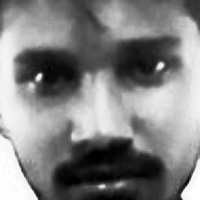
#> input picture dataset/Ariya/1.jpg, 200 x 200 px, given in place of the camera
$ python capture.py
#> lines starting #> are read from the running program, lines starting #| are printed output that depends on the picture; after the words box and inside, x2 and y2 are one past the last pixel; in counts of white or black regions, pixels touching at a corner belong together
import cv2
import os
import time

def main():
    # Ask user for their name via input()
    name = input("Enter name for enrollment: ").strip()
#> the answer given: dataset/Ariya/1.jpg
    if not name:
        print("Name cannot be empty.")
        return

    # Create dataset/<name>/ if it doesn't exist
    dataset_dir = os.path.join("dataset", name)
    os.makedirs(dataset_dir, exist_ok=True)

    # Load haarcascade_frontalface_default.xml from cv2.data.haarcascades
    cascade_path = os.path.join(cv2.data.haarcascades, "haarcascade_frontalface_default.xml")
    face_cascade = cv2.CascadeClassifier(cascade_path)
    if face_cascade.empty():
        print("Failed to load Haar cascade.")
        return

    # Open webcam with cv2.VideoCapture(0)
    cap = cv2.VideoCapture(0)
    if not cap.isOpened():
        print("Error: Could not open the webcam.")
        return

    count = 0
    total_images = 50
    last_capture_time = time.time() - 1  # allows immediate first capture

    print(f"Look at the camera. Starting capture for '{name}'...")

    while count < total_images:
        ret, frame = cap.read()
#> frame is the input picture: shape (200, 200, 3); min 0, max 255, mean 129.5
        if not ret:
            print("Failed to access camera frame.")
            break

        # Convert to grayscale before face detection
        gray_frame = cv2.cvtColor(frame, cv2.COLOR_BGR2GRAY)

        # Detect faces each frame using detectMultiScale
        faces = face_cascade.detectMultiScale(
            gray_frame,
            scaleFactor=1.1,
            minNeighbors=5,
            minSize=(60, 60)
        )
#> faces = ()

        display_frame = frame.copy()

        # Iterate over detected faces
        for (x, y, w, h) in faces:
            # Show a live bounding box around the detected face
            cv2.rectangle(display_frame, (x, y), (x+w, y+h), (255, 0, 0), 2)

            current_time = time.time()
            # Save one image per second
            if current_time - last_capture_time >= 1.0:
                # Capture cropped face image and resize to 200x200 px
                face_crop = gray_frame[y:y+h, x:x+w]
                face_resized = cv2.resize(face_crop, (200, 200))

                # Apply Histogram Equalization to standardize lighting
                face_resized = cv2.equalizeHist(face_resized)

                count += 1

                # Save as 1.jpg through 30.jpg
                img_path = os.path.join(dataset_dir, f"{count}.jpg")
                cv2.imwrite(img_path, face_resized)

                last_capture_time = current_time
                print(f"Captured image {count}/{total_images}")

            # Only process one face for the primary user
            break
#> this loop made 0 passes
#> after the loop, count = 0; last_capture_time = 1.8e+09

        # Show a 'Captured: X/30' countdown overlay on screen
        cv2.putText(
            display_frame,
            f"Captured: {count}/{total_images}",
            (20, 40),
            cv2.FONT_HERSHEY_SIMPLEX,
            1, (0, 255, 0), 2
        )
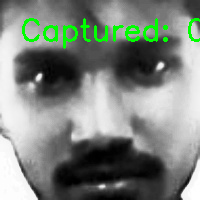
#> display_frame: shape (200, 200, 3); 2.96% of pixels changed, all inside (x1, y1, x2, y2) = (22, 18, 200, 49)

        cv2.imshow('Face Enrollment', display_frame)

        # Allow user to quit early
        if cv2.waitKey(1) & 0xFF == ord('q'):
#> (key q is pressed here)
            print("Capture cancelled.")
            break

    # Release camera and close windows when done
    cap.release()
    cv2.destroyAllWindows()

    if count == total_images:
        print(f"Successfully finished capturing {total_images} images for '{name}'.")

if __name__ == "__main__":
    main()

$ run again, on dataset/Ariya/10.jpg
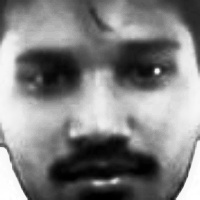
#> input picture dataset/Ariya/10.jpg, 200 x 200 px, given in place of the camera
#> in main, frame is the input picture: shape (200, 200, 3); min 0, max 255, mean 129.6
#> faces = ()
#> after the loop in main, `for (x, y, w, h) in faces:`: count = 0; last_capture_time = 1.8e+09
#> in main, `cv2.putText( display_frame, f"Captured: {count}/{total_images}", (20, ..`:
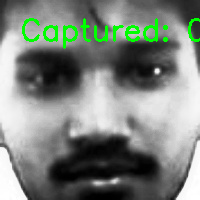
#> display_frame: shape (200, 200, 3); 2.96% of pixels changed, all inside (x1, y1, x2, y2) = (22, 18, 200, 49)
